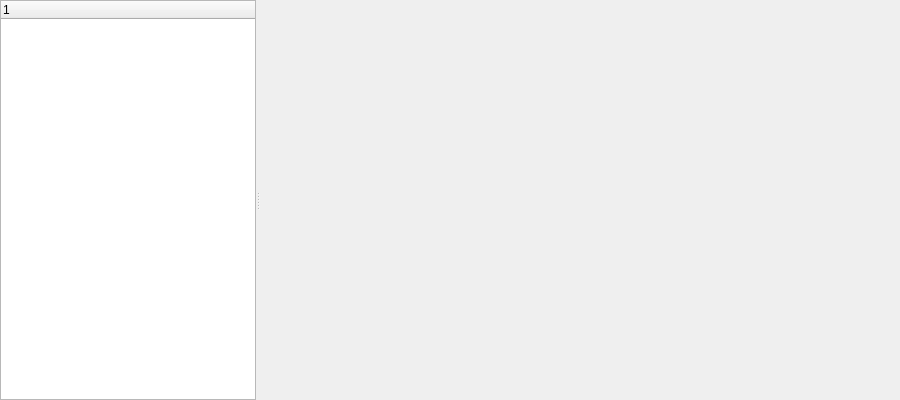
<?xml version="1.0" encoding="UTF-8"?>
<ui version="4.0">
 <class>Nedrysoft::Core::HostMaskerSettingsPageWidget</class>
 <widget class="QWidget" name="Nedrysoft::Core::HostMaskerSettingsPageWidget">
  <property name="geometry">
   <rect>
    <x>0</x>
    <y>0</y>
    <width>900</width>
    <height>400</height>
   </rect>
  </property>
  <property name="sizePolicy">
   <sizepolicy hsizetype="Preferred" vsizetype="Preferred">
    <horstretch>0</horstretch>
    <verstretch>0</verstretch>
   </sizepolicy>
  </property>
  <property name="minimumSize">
   <size>
    <width>0</width>
    <height>0</height>
   </size>
  </property>
  <property name="windowTitle">
   <string>HostMaskerSettingsPageWidget</string>
  </property>
  <layout class="QGridLayout" name="gridLayout">
   <property name="leftMargin">
    <number>0</number>
   </property>
   <property name="topMargin">
    <number>0</number>
   </property>
   <property name="rightMargin">
    <number>0</number>
   </property>
   <property name="bottomMargin">
    <number>0</number>
   </property>
   <item row="0" column="0">
    <widget class="QSplitter" name="splitter">
     <property name="orientation">
      <enum>Qt::Horizontal</enum>
     </property>
     <widget class="QTreeWidget" name="maskersTreeWidget">
      <property name="indentation">
       <number>0</number>
      </property>
      <property name="rootIsDecorated">
       <bool>false</bool>
      </property>
      <column>
       <property name="text">
        <string notr="true">1</string>
       </property>
      </column>
     </widget>
     <widget class="QStackedWidget" name="maskersStackedWidget">
      <property name="sizePolicy">
       <sizepolicy hsizetype="Preferred" vsizetype="Preferred">
        <horstretch>2</horstretch>
        <verstretch>0</verstretch>
       </sizepolicy>
      </property>
     </widget>
    </widget>
   </item>
  </layout>
 </widget>
 <resources/>
 <connections/>
</ui>
